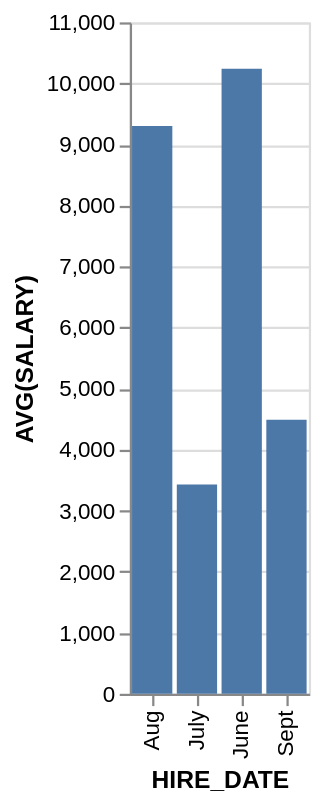

Specify this chart in Vega-Lite:
### Vega-Lite specification from a JSON file in a GitHub repository (floating-point values rounded to 4 significant figures)
{"data": {"values": [{"x_data": "June", "y_data": 10240.0}, {"x_data": "July", "y_data": 3429.0}, {"x_data": "Aug", "y_data": 9304.0}, {"x_data": "Sept", "y_data": 4492.0}]}, "mark": "bar", "encoding": {"x": {"field": "x_data", "type": "nominal", "title": "HIRE_DATE", "sort": "ascending"}, "y": {"field": "y_data", "type": "quantitative", "title": "AVG(SALARY)"}}}
